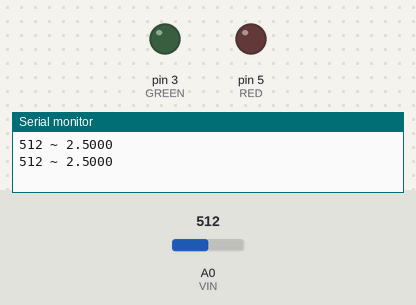
Bench run of a sketch on a simulated Arduino Uno, built with avr-gcc and run on an emulated ATmega328P. Parts: output pins drawn as LEDs (lit = HIGH), the last lines printed to the serial monitor. Dashed ring = blinking. The inputs (shaded band) are chosen by the test bench; at power-on: A0 (VIN) = 512.

Above: at 1.8 s.
1.9 s: A0 (VIN) set to 604
3.4 s: A0 (VIN) set to 625
At 4.3 s:
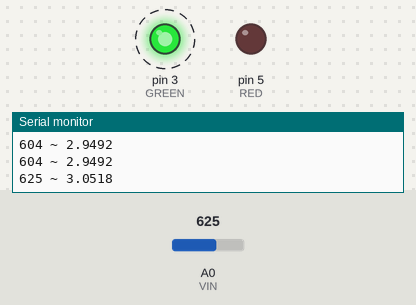
7.5 s: A0 (VIN) set to 306
At 8.4 s:
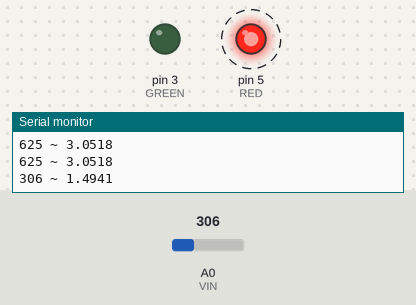
11.6 s: A0 (VIN) set to 399
15.1 s: A0 (VIN) set to 420
At 15.8 s:
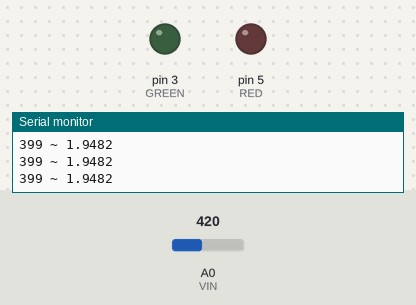
17.0 s: A0 (VIN) set to 716
At 17.4 s:
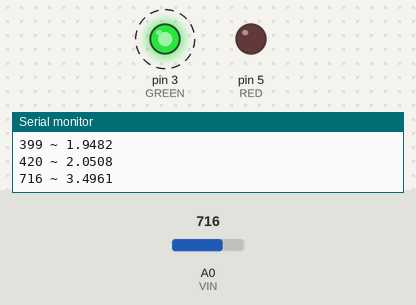
Timing chart, 0 to 22.0 s (numbered marks = the images above; inputs shaded):
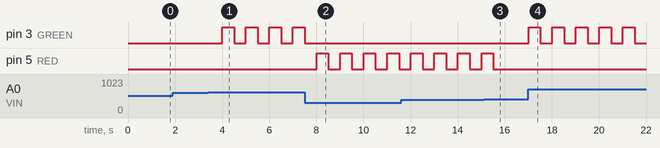

Measured:
- the behaviour switches between 614 and 615 on A0 (VIN) (found by bisection; images 0 and 1)
- the behaviour switches between 409 and 410 on A0 (VIN) (found by bisection; images 2 and 3)
- after the input at 3.4 s, pin 3 (GREEN): alternates HIGH for 0.50 s and LOW for 0.50 s, starting after 0.60 s
- after the input at 7.5 s, pin 3 (GREEN): goes on until 7.5 s, then stays LOW; pin 5 (RED): alternates HIGH for 0.50 s and LOW for 0.50 s, starting after 0.51 s
- after the input at 15.1 s, pin 5 (RED): goes on until 15.5 s, then stays LOW
- after the input at 17.0 s, pin 3 (GREEN): alternates HIGH for 0.50 s and LOW for 0.50 s, starting at once

The sketch:

3_problem.ino
```cpp
#define VIN A0
#define RED 5
#define GREEN 3

void setup() {
  // put your setup code here, to run once:
  Serial.begin(9600);
  pinMode(VIN, INPUT);
  pinMode(RED, OUTPUT);
  pinMode(GREEN, OUTPUT);
  digitalWrite(RED, 0);
  digitalWrite(GREEN, 0);
}

void loop() {
  int reading = analogRead(VIN);
  float voltage = reading * 5.0f/1024;
  Serial.print(reading);
  Serial.print(" ~ ");
  Serial.print(voltage, 4);
  Serial.print("\n");

  if (voltage < 2) {
    digitalWrite(GREEN, LOW);
    digitalWrite(RED, HIGH);
    delay(500);
    digitalWrite(RED, LOW);
    delay(500);
  } else if (voltage <= 3) {
    digitalWrite(GREEN, LOW);
    digitalWrite(RED, LOW);
    delay(1000);
  } else {
    digitalWrite(RED, LOW);
    digitalWrite(GREEN, HIGH);
    delay(500);
    digitalWrite(GREEN, LOW);
    delay(500);
  }
}
```
